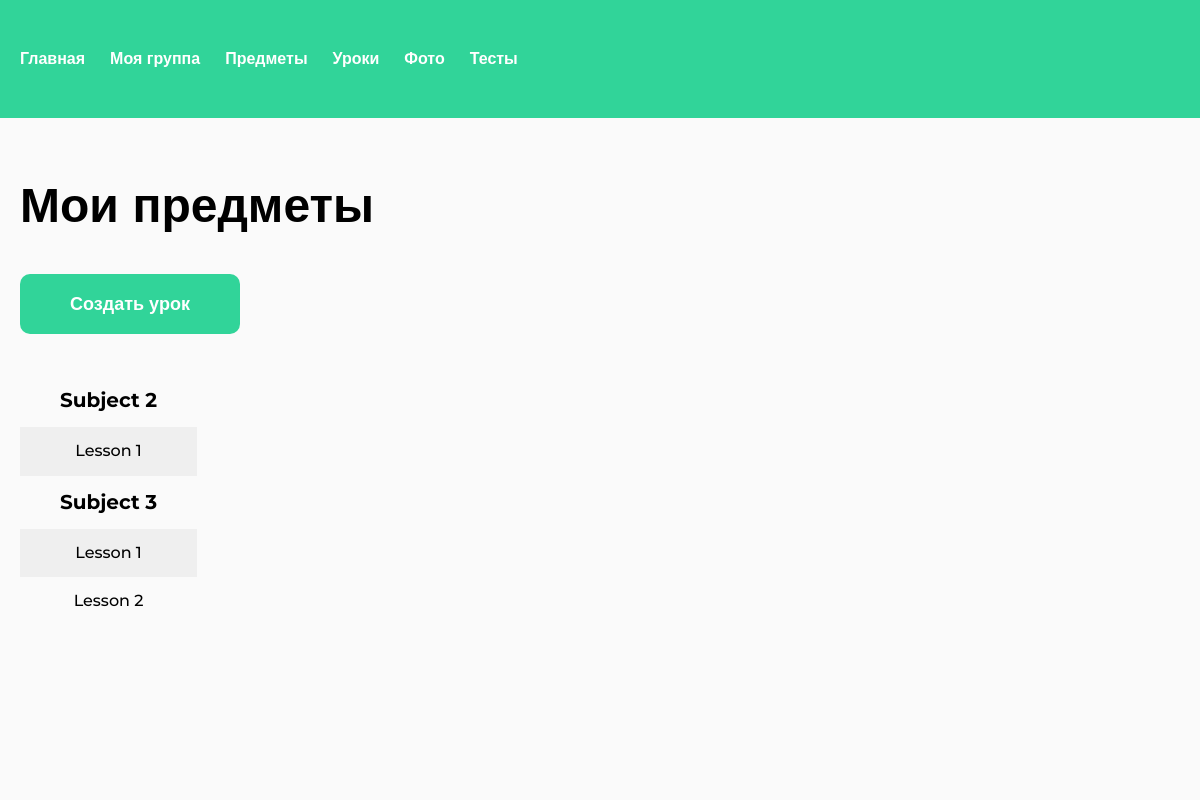
/teacher/my-lessons/ (signed in), run on the app's committed database.
### study/models.py (models this page shows, shortened)
class Subject(models.Model):
    group = models.ForeignKey(Group, related_name="subjects", on_delete=models.CASCADE)
    name = models.CharField(max_length=128)
    class Meta:
        verbose_name = "Предмет"
        verbose_name_plural = "Предметы"

class Lesson(models.Model):
    subject = models.ForeignKey(Subject, related_name="lessons", on_delete=models.CASCADE)
    name = models.CharField(max_length=128)
    video = models.FileField(upload_to="lessons/videos/", null=True, blank=True)
    photos = models.ManyToManyField(LessonPhoto, blank=True)
    test = models.ForeignKey(Test, related_name="lessons", on_delete=models.SET_NULL, null=True, blank=True)
    text = models.TextField(null=True, blank=True)
    class Meta:
        verbose_name = "Урок"
        verbose_name_plural = "Уроки"

### study/views.py (the view)
# urls.py: path("teacher/my-lessons/", views.MyLessonsListView.as_view(), name="my-lessons"),
@method_decorator(teacher_only, name="dispatch")
class MyLessonsListView(LoginRequiredMixin, ListView):
    model = Lesson
    context_object_name = "objects"
    template_name = "study/teacher/my_lessons.html"
    def get_queryset(self):
        qs = super().get_queryset().filter(subject__group__owner=self.request.user)
        objects = {}
        for lesson in qs:
            subject = lesson.subject
            if subject in objects:
                objects[subject].append(lesson)
            else:
                objects[subject] = [lesson]
        return objects

### study/templates/study/teacher/my_lessons.html (shortened to what this page needs)
{% extends "base.html" %}
{% load static %}
{% block extra_css %}
<link rel="stylesheet" href="{% static 'css/table.css' %}">
{% endblock %}
{% block content %}
<section >
    <h1 class="h1">Мои предметы</h1>
    <a href="{% url 'my-lesson-create' %}" class="btn mt-40">Создать урок</a>
    <div class="table-wrapper mt-40">
        <table class="table">
            <tbody>
                {% for subject, lessons in objects.items %}
                <tr>
                    <th>{{ subject.name }}</th>
                </tr>
                {% for lesson in lessons %}
                <tr>
                    <td>
                        <a href="{% url 'my-lesson' lesson.pk %}" class="table__object-url">{{ lesson.name|default:"-" }}</a>
                    </td>
                </tr>
                {% endfor %}
                {% endfor %}
            </tbody>
        </table>
    </div>
</section>
{% endblock %}

### static/css/main.css (style rules this page uses)
:root { --green: #31D499; --red: #D43131; --background: #FAFAFA; --gray: #B8B8B8; --tablePrimary: #EFEFEF; --tableSecondary: #FAFAFA; }
* { padding: 0; margin: 0; box-sizing: border-box; }
html { font-family: "Montserrat", sans-serif; }
body { display: flex; flex-direction: column; min-height: 100vh; height: 100%; }
.mt-40 { margin-top: 40px; }
.h1 { color: #000; font-size: 48px; font-weight: 700; }
.btn { color: #FFF; font-size: 18px; font-weight: 700; border-radius: 10px; background: var(--green); padding: 20px 50px; text-align: center; cursor: pointer; text-decoration: none; display: block; width: fit-content; }

### static/css/table.css (style rules this page uses)
.table-wrapper { width: 100%; overflow-x: auto; }
.table { border-radius: 20px; background: var(--tablePrimary); border-collapse: collapse; }
.table td, .table th { padding: 15px 40px; text-align: center; }
.table th { color: #000; font-size: 20px; font-weight: 700; }
.table td { color: #000; font-size: 16px; font-weight: 500; }
.table tbody tr:nth-of-type(2n-1) { background: var(--tableSecondary); }
.table__object-url { color: #000; text-decoration: none; }

### data on the page
Subject: name "Subject 2"
Lesson: name "Lesson 1"
Subject: name "Subject 3"
Lesson: name "Lesson 1"
Lesson: name "Lesson 2"
